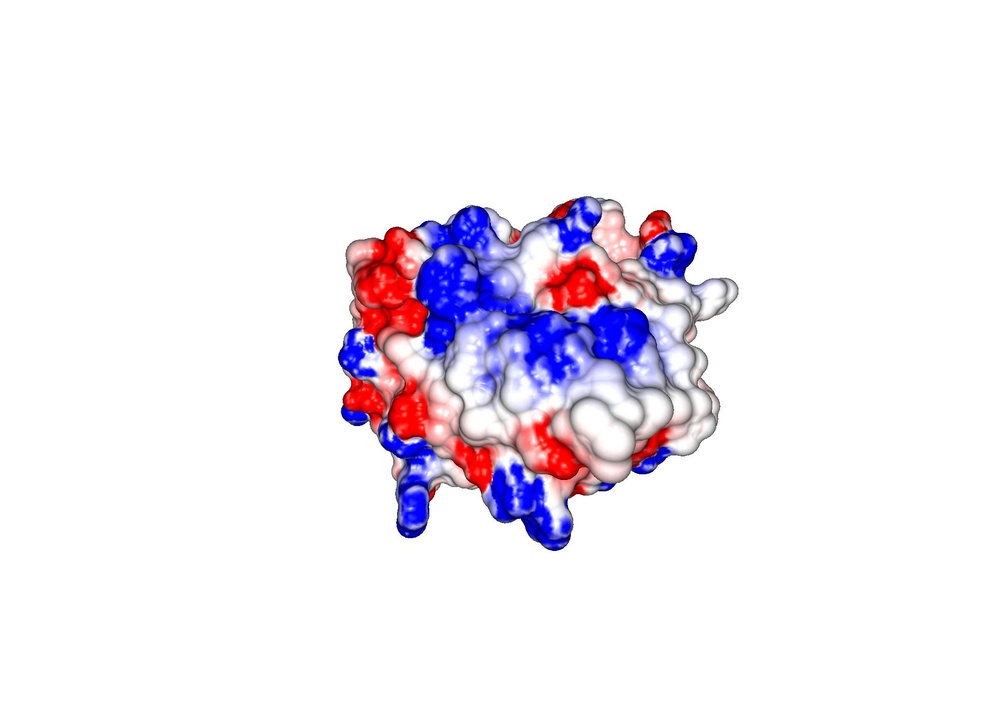
#> input picture data/images/grasp/A0201_0001_V5.jpg, 994 x 710 px, shrunk from 2100 x 1500 before the run, found by its file name
$ python spyder40_Fourier_transform.py
#> lines starting #> are read from the running program, lines starting #| are printed output that depends on the picture
#!/usr/bin/env python3
# -*- coding: utf-8 -*-
"""
Created on Fri Apr 30 10:55:56 2021
[REF](/watch?v=RVE-CSZijAI&list=PLHae9ggVvqPgyRQQOtENr6hK0m1UquGaG&index=43)actor by
@author: bragatte

1.Low frequency at the center / high frequency around the edges(dfft)
"""

import cv2
from matplotlib import pyplot as plt
import numpy as np

# [13 lines of commented-out code are left out]

img = cv2.imread('/home/bragatte/Documentos/GitHub/Crosstope/data/images/grasp/A0201_0001_V5.jpg', 0) # load an image
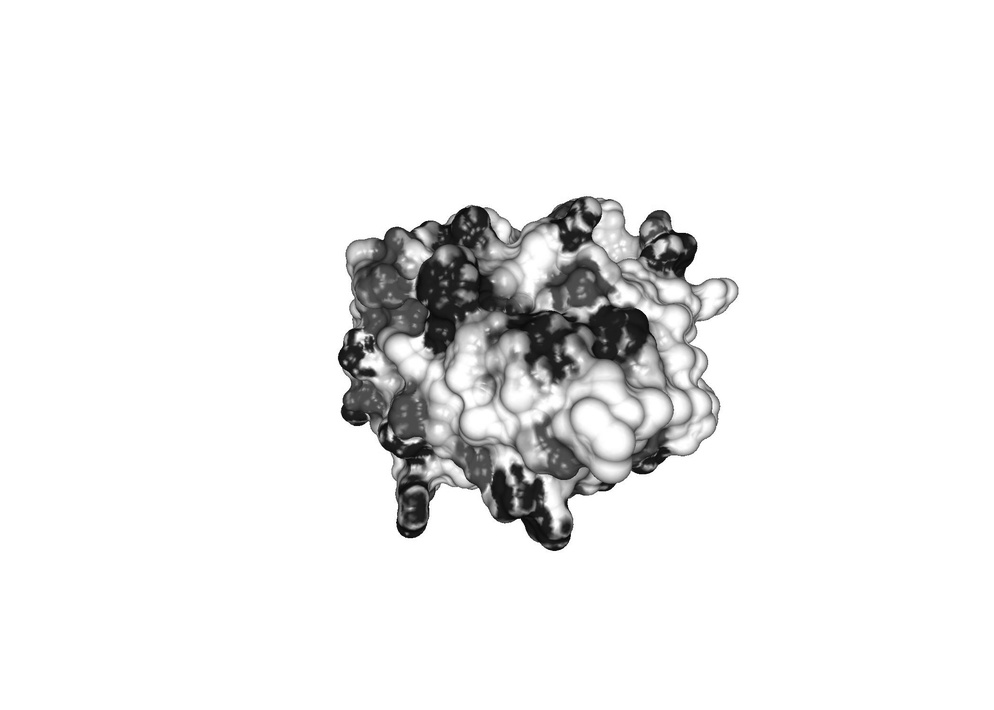
#> img: shape (710, 994); min 3, max 255, mean 238.2

#DFT=Discrete Fourier Transform
dft = cv2.dft(np.float32(img), flags=cv2.DFT_COMPLEX_OUTPUT)

#Shift DFT. First check the output without the shift
#Without shifting the data would be centered around origin at the top left
#Shifting it moves the origin to the center of the image.
dft_shift = np.fft.fftshift(dft)

#Calculate magnitude spectrum from the DFT (Real part and imaginary part)
#Added 1 as we may see 0 values and log of 0 is indeterminate
magnitude_spectrum = 20 * np.log((cv2.magnitude(dft_shift[:, :, 0], dft_shift[:, :, 1]))+1)
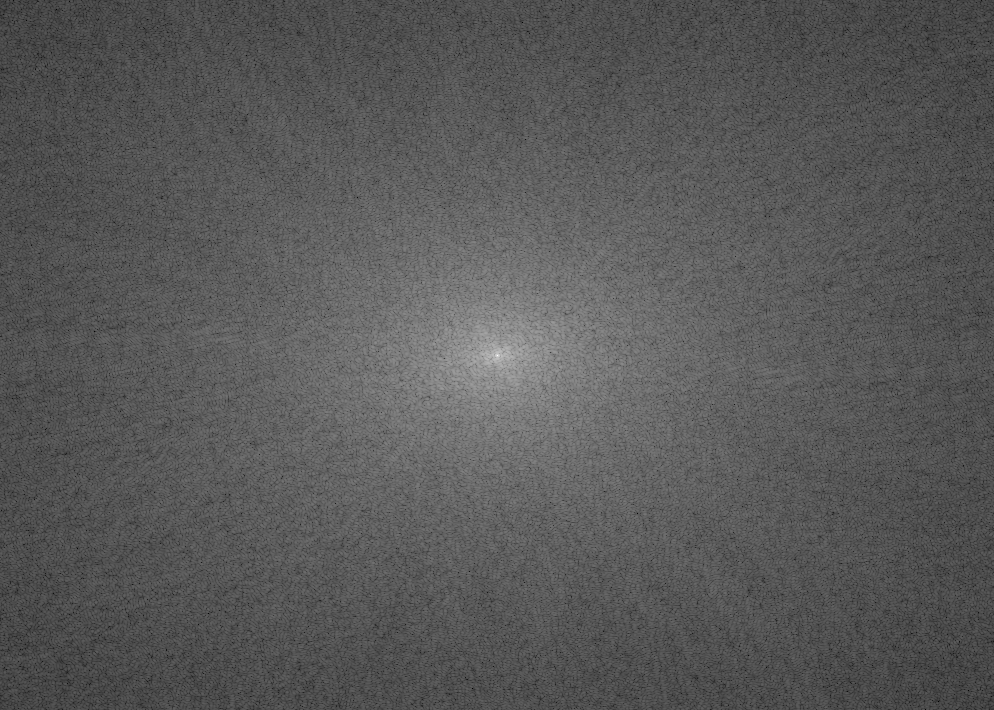
#> magnitude_spectrum: shape (710, 994) float32; min 42.47, max 378.8, mean 159.6; drawn with min black and max white


#As the spatial frequency increases (bars closer),
#the peaks in the DFT amplitude spectrum move farther away from the origin

#Center represents low frequency and the corners high frequency (with DFT shift).
#To build high pass filter block center corresponding to low frequencies and let
#high frequencies go through. This is nothing but an edge filter.

fig = plt.figure(figsize=(12, 12))
ax1 = fig.add_subplot(2,2,1)
ax1.imshow(img)
ax1.title.set_text('Input Image')
ax2 = fig.add_subplot(2,2,2)
ax2.imshow(magnitude_spectrum)
ax2.title.set_text('FFT of image')
plt.show()
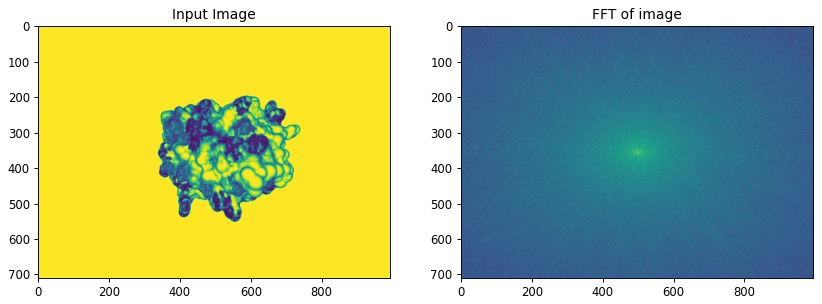
#> figure drawn by matplotlib, 2 panels
